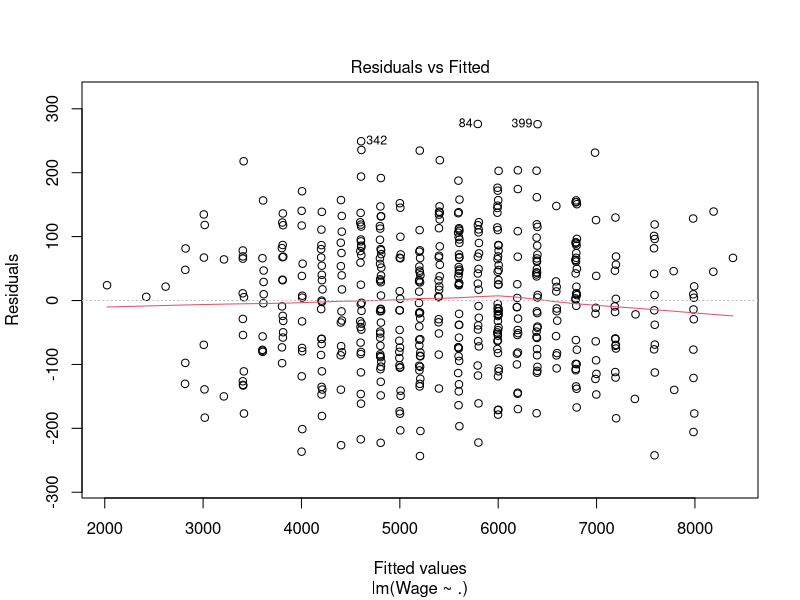
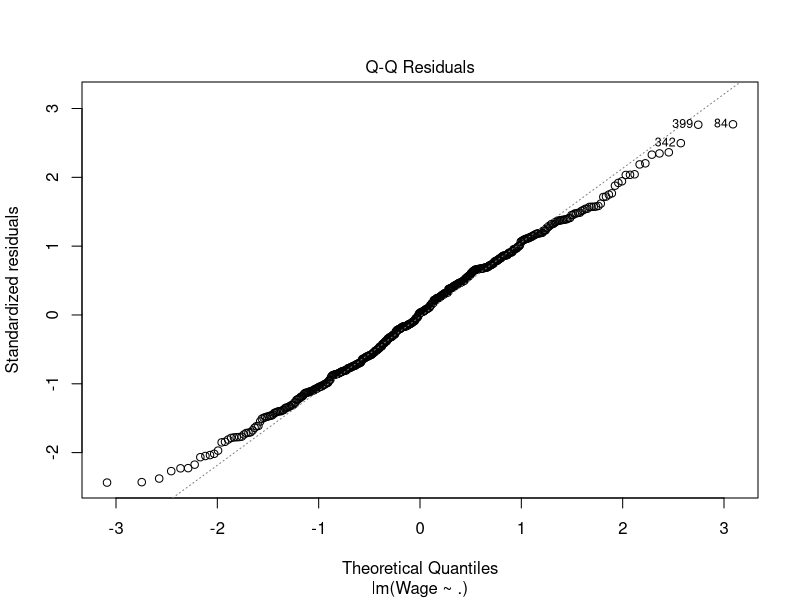
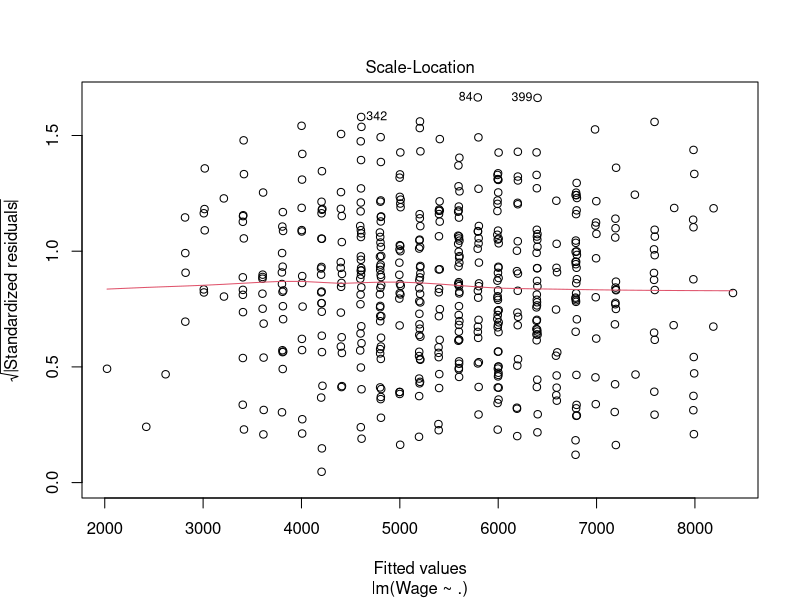
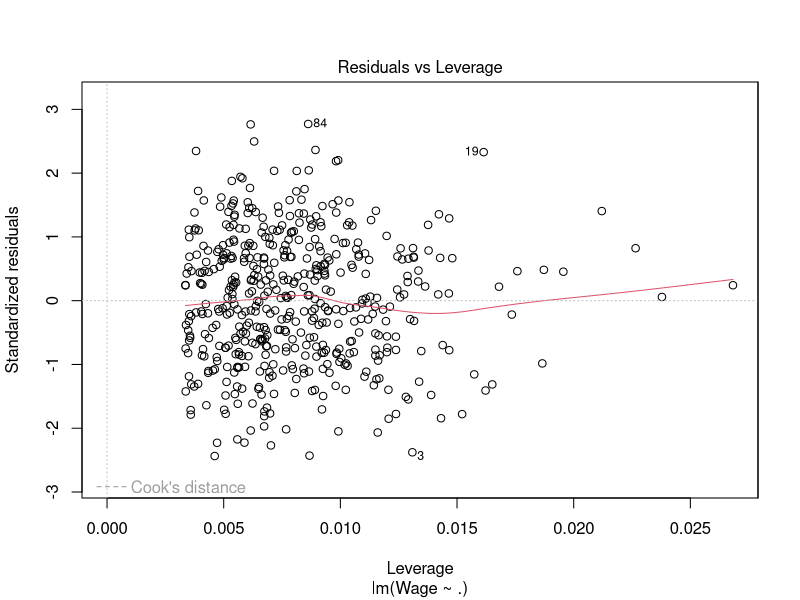
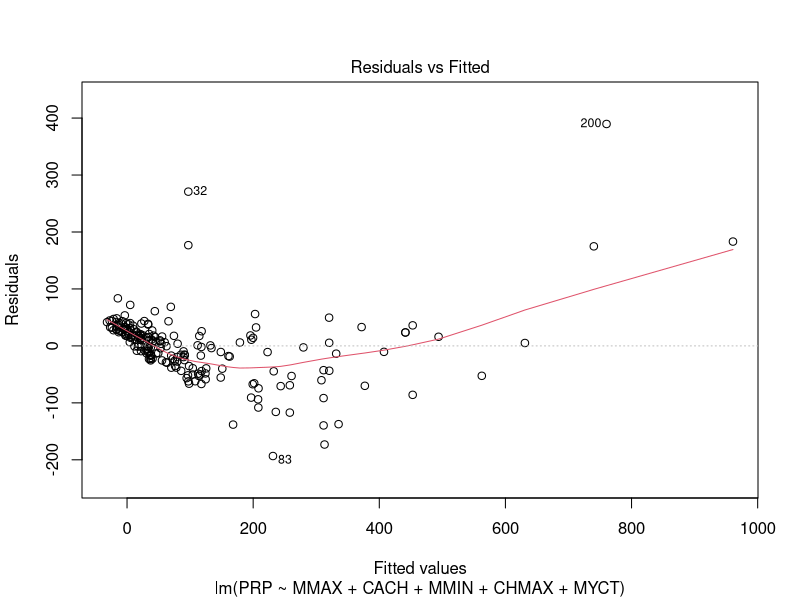
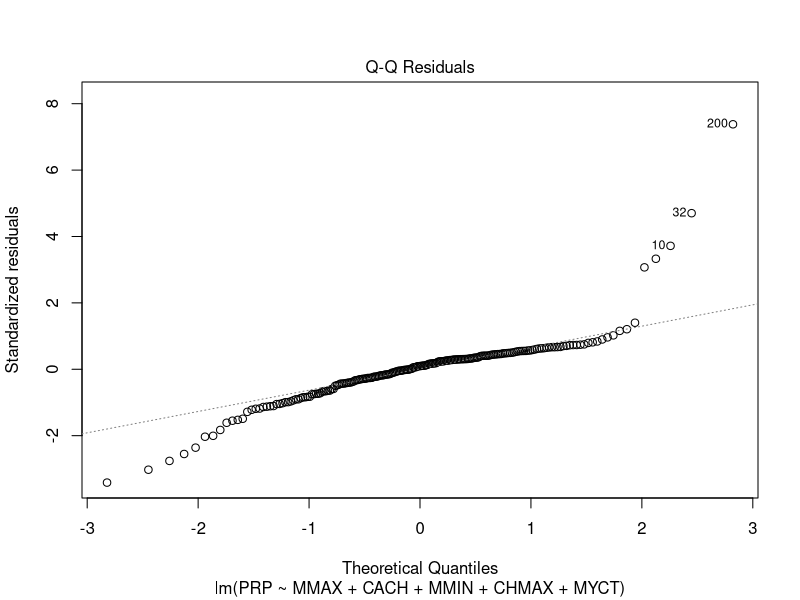
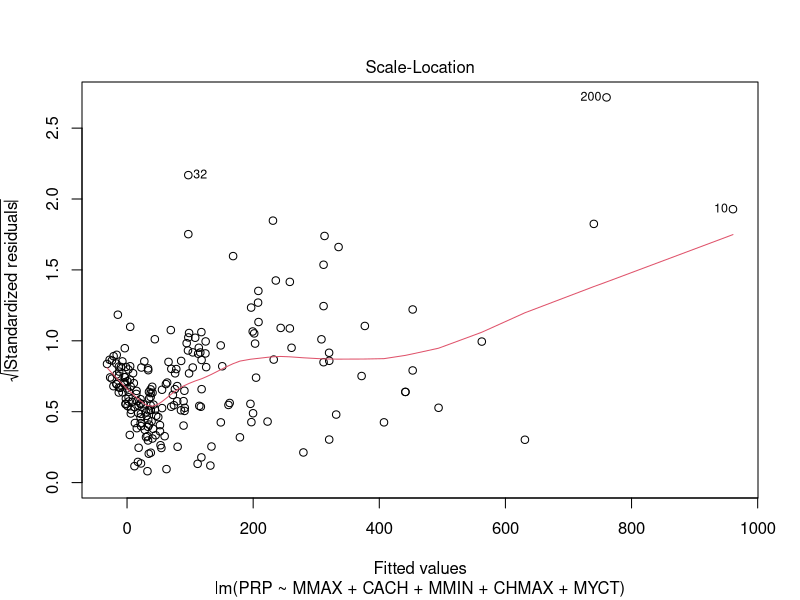
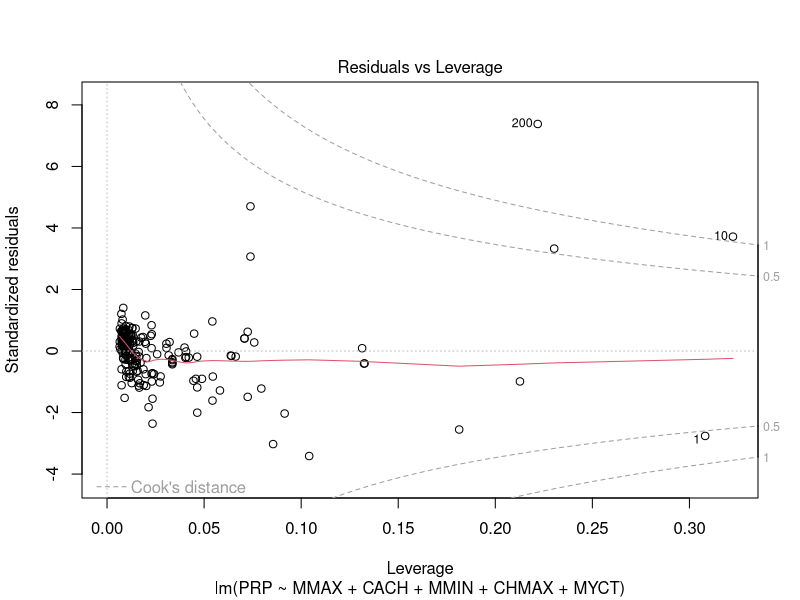

Write R code to recreate these figures, in order.
## Setup first

# Change directory to where data is stored
setwd("~/Dropbox/Study/Statistical Learning/Exercises/Ex4")

## Ex1

# Read in the data
my_data <- read.table("EducationBis.txt", header = T)
summary(my_data)

# Linear regression predicting Wage from all other attributes
fit = lm(Wage ~ ., data = my_data)
summary(fit)
# As can be expected we observe that ID is not significant while
# the other variables are clearly significant. 
# Based on the t-value, we see that Education is the most 
# significant predictor. 

# Plot the fit
plot(fit)
# Residual plot indicates that the linear model fits well

## Ex2

# Function that performs forward variable selection
forwardSelection <- function(df, targetVar, maxIter=10000){
  vars = names(df)
  vars = vars[vars != targetVar]
  # Initial model
  f <- paste(targetVar, "~ 1")
  bestFit = lm(as.formula(f), data = df)
  chosen = list()
  done = FALSE
  iter = 0;
  while (!done) {
    rss = list()
    for (var in vars) {
      # Update model
      tmpFit = update(bestFit,as.formula(paste("~.+",var)))
      rss = c(rss, summary(tmpFit)[[6]]) 
    }
    # Choose variable with minimum RSS
    chosenVar = vars[which.min(rss)]
    chosen = c(chosen, chosenVar)
    vars = vars[vars != chosenVar]
    # Compare new fit to previous fit
    newFit = update(bestFit,as.formula(paste("~.+",chosenVar)))
    done = anova(bestFit,newFit)[[6]][2]>0.05 # if P(>F)>0.05
    if (!done) {
      # If significantly better updated model
      bestFit = newFit
    }
    iter = iter + 1
    done = done || (iter >= maxIter)
  }
  return(bestFit)
}


# Read in the data
my_data <- read.table("ComputerData.txt", header = T)

# As discussed in Ex4 will remove:
# - vendor & model which are non-descriptive
# - ERP: the linear regression's guess
drops <- c("ERP","vendor","model")
clean_data = my_data[ , !(names(my_data) %in% drops)]

# Perform forward selection
fit1 = forwardSelection(clean_data, "PRP")
summary(fit1)
plot(fit1)

## Ex3

# Plot of most improtant variable (=> forward with only 1 variable)
fit2 = forwardSelection(clean_data, "PRP", 1)
summary(fit2) # => MMAX most important
plot(PRP~MMAX, data = clean_data)
abline(fit2, col='red')

## Ex4

# Read in the data
my_data <- read.table("Cars2Data.txt", header = T)
summary(my_data)

# As there are 6 NA's in the variable horsepower, we will remove these samples from the data
clean_data = my_data[which(!is.na(my_data$horsepower)),]
# Also drop name as discussed in Ex4
drops <- c("name")
clean_data = clean_data[ , !(names(clean_data) %in% drops)]

# Perform forward selection
fit3 = forwardSelection(clean_data, "mpg")
summary(fit3)
plot(fit3)

# Plot of most improtant variable (=> forward with only 1 variable)
fit4 = forwardSelection(clean_data, "mpg", 1) 
summary(fit4) # => weight is most improtant variable
plot(mpg~weight, data = clean_data)
abline(fit4, col='red')
